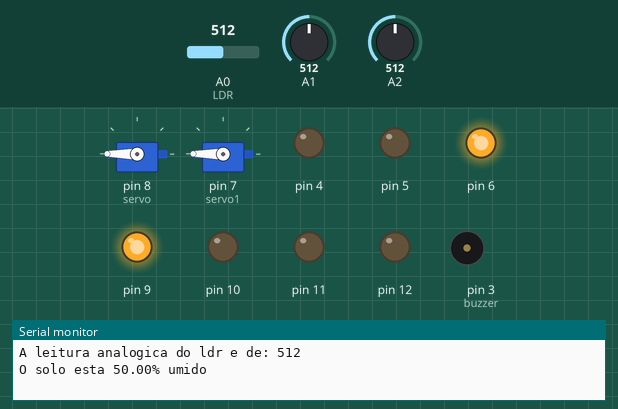
Simulated run of this sketch. Board: Arduino Uno, built with avr-gcc and run on an emulated ATmega328P. Parts: 2 × servo, output pins drawn as LEDs (lit = HIGH), buzzer (waves = sounding), the last lines printed to the serial monitor. The test bench sets the inputs (shaded band); at power-on: A2 = 512, A0 (LDR) = 512, A1 = 512.

Above: at 1.2 s.
1.3 s: A2 set to 172
At 3.8 s:
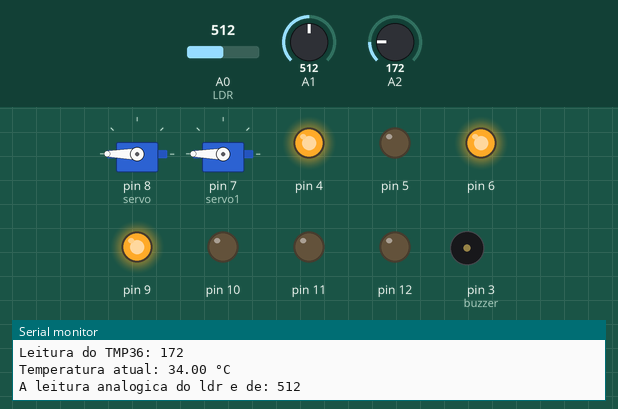
4.8 s: A2 set to 144
At 6.15 s:
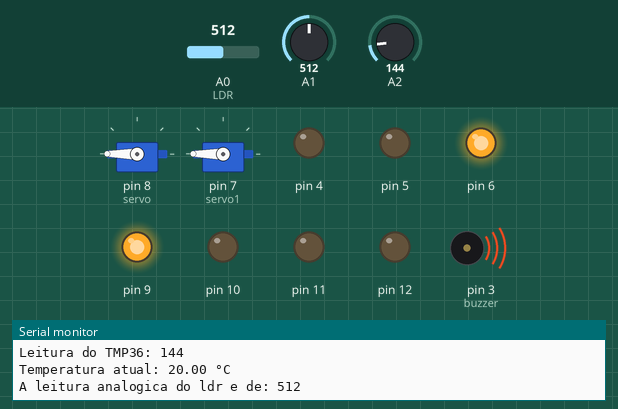
12.7 s: A0 (LDR) set to 263
16.5 s: A0 (LDR) set to 233
At 19.1 s:
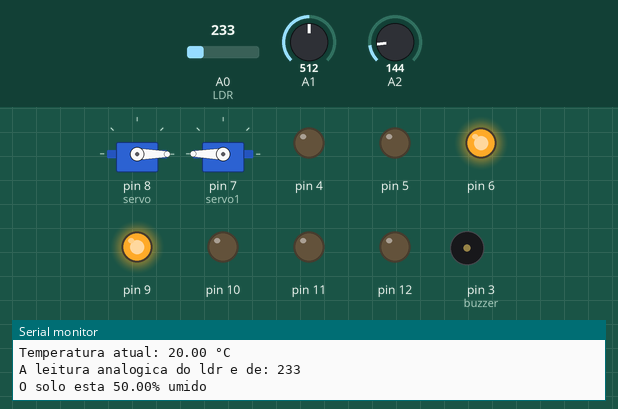
19.5 s: A1 set to 421
23.2 s: A1 set to 393
At 26.2 s:
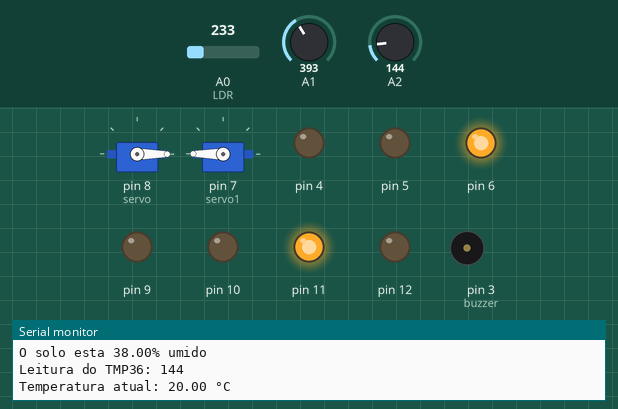
Timing chart, 0 to 32.1 s (numbered marks = the images above; inputs shaded):
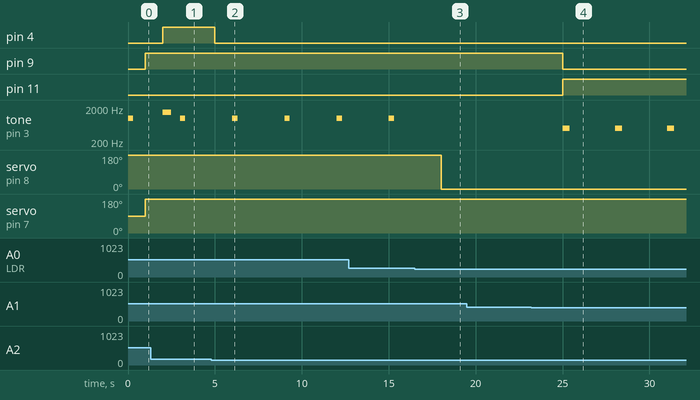

Measured:
- the behaviour switches between 158 and 157 on A2 (found by bisection; images 1 and 2)
- the behaviour switches between 250 and 249 on A0 (LDR) (found by bisection; images 2 and 3)
- the behaviour switches between 410 and 409 on A1 (found by bisection; images 3 and 4)
- after the input at 4.8 s, pin 4: HIGH → LOW after 0.20 s
- after the input at 16.5 s, tone on pin 3 (buzzer): stays silent (without the input it goes to 1000 Hz after 1.5 s); servo on pin 8 (servo): 180° → 0° after 1.5 s
- after the input at 23.2 s, pin 9: HIGH → LOW after 1.8 s; pin 11: LOW → HIGH after 1.8 s; tone on pin 3 (buzzer): alternates 500 Hz for 0.40 s and silent for 2.6 s, starting after 1.8 s
- by itself, tone on pin 3 (buzzer): alternates 1000 Hz for 0.30 s and silent for 2.7 s

The sketch:

Sensor-Temperatura.ino
```cpp
#include <Servo.h>

Servo servo;
Servo servo1;

int buzzer = 3;

void setup() {
  Serial.begin(9600);
  servo.attach(8);
  servo1.attach(7);

  pinMode(4, OUTPUT);
  pinMode(5, OUTPUT);
  pinMode(6, OUTPUT);
  pinMode(9, OUTPUT);
  pinMode(10, OUTPUT);
  pinMode(11, OUTPUT);
  pinMode(12, OUTPUT);
  pinMode(buzzer, OUTPUT); // <<< adicionando buzzer

  digitalWrite(6, HIGH);
}

void loop() {
  LDR();
  UMI();
  TMP36();
}

void LDR(){
  int leitura = analogRead(A0);
  if (leitura >= 250) {
    servo.write(180);
    tone(buzzer, 1000, 300); // som curto
  } else {
    servo.write(0);
  }
  Serial.print("A leitura analogica do ldr e de: ");
  Serial.println(analogRead(A0));
  delay(1000);
}

void UMI(){
  float umidade = analogRead(A1);
  umidade = map(umidade, 0, 1023, 0, 100);

  if (umidade < 40){
    digitalWrite(11, HIGH);
    digitalWrite(10, LOW);
    digitalWrite(9, LOW);
    tone(buzzer, 500, 400); // aviso solo seco
  } else if (umidade > 80){
    digitalWrite(9, LOW);
    digitalWrite(11, LOW);
    digitalWrite(10, HIGH);
    noTone(buzzer); // solo muito úmido, sem som
  } else {
    digitalWrite(9, HIGH);
    digitalWrite(11, LOW);
    digitalWrite(10, LOW);
  }

  if (umidade < 30) {
    servo1.write(180);
  } else if (umidade > 80) {
    servo1.write(90);
    delay(2000);
  } else {
    servo1.write(180);
  }

  Serial.print("O solo esta ");
  Serial.print(umidade);
  Serial.println("% umido");
  delay(1000);
}

void TMP36(){
  float temperatura = analogRead(A2);
  temperatura = map(temperatura, 20, 358, -40, 125);

  if (temperatura < 13) {
    digitalWrite(12, HIGH);
  } else {
    digitalWrite(12, LOW);
  }

  if (temperatura > 26) {
    digitalWrite(4, HIGH);
    digitalWrite(5, LOW);
    tone(buzzer, 1500, 500); // alerta de temperatura alta
  } else {
    digitalWrite(4, LOW);
    digitalWrite(5, LOW);
  }

  Serial.print("Leitura do TMP36: ");
  Serial.println(analogRead(A2));
  Serial.print("Temperatura atual: ");
  Serial.print(temperatura);
  Serial.println(" °C");
  Serial.println("");
  delay(1000);
}
```
